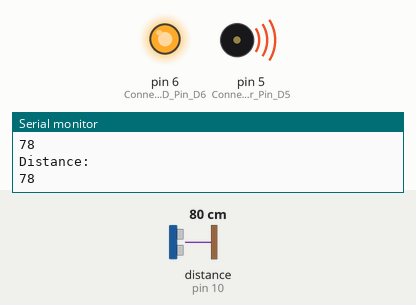
Recording of a sketch running on a simulated Arduino Uno, built with avr-gcc and run on an emulated ATmega328P. On the bench: output pins drawn as LEDs (lit = HIGH), buzzer (waves = sounding, pin HIGH), the last lines printed to the serial monitor. Wiring (inferred from the names in the program): ultrasonic range finder: trigger pin 9; echo pin 10. Inputs (shaded band) come from the test bench; at power-on: distance to the obstacle (sensor on pin 10) 80 cm. The echo pulse lasts 58.3 µs per cm; pins used as bus, display or sensor lines are not drawn.

Above: at 1.2 s.
1.3 s: distance to the obstacle (sensor on pin 10) set to 148 cm
2.8 s: distance to the obstacle (sensor on pin 10) set to 155 cm
At 4.2 s:
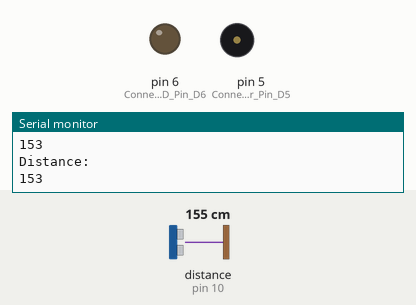
4.5 s: distance to the obstacle (sensor on pin 10) set to 2 cm
At 5.7 s:
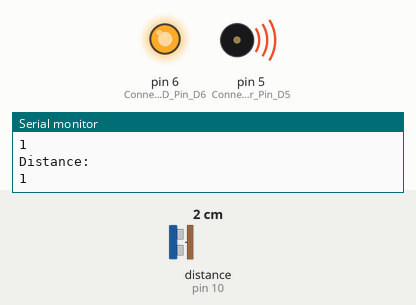
6.1 s: distance to the obstacle (sensor on pin 10) set to 250 cm
At 6.7 s:
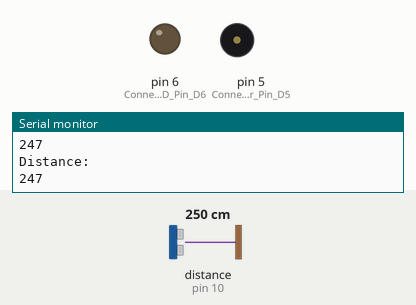
Timing chart, 0 to 8.7 s (numbered marks = the images above; inputs shaded):
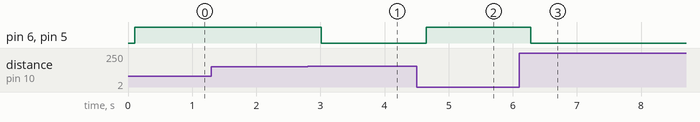

Measured:
- the behaviour switches between 151 and 152 cm on distance to the obstacle (sensor on pin 10) (found by bisection; images 0 and 1)
- after the input at 2.8 s, pin 6 (Connect_LED_Pin_D6), pin 5 (Connect_Buzzer_Pin_D5): HIGH → LOW after 0.21 s
- after the input at 4.5 s, pin 6 (Connect_LED_Pin_D6), pin 5 (Connect_Buzzer_Pin_D5): LOW → HIGH after 0.15 s
- after the input at 6.1 s, pin 6 (Connect_LED_Pin_D6), pin 5 (Connect_Buzzer_Pin_D5): HIGH → LOW after 0.18 s

The sketch:

arduino1.ino
```cpp
const int trigPin = 9;
const int echoPin = 10;
long duration;
int distanceCm, distanceInch;
void setup()
{

 Serial.begin(9600);
 pinMode(trigPin, OUTPUT);
 pinMode(echoPin, INPUT);

 pinMode(6, OUTPUT); // Connect LED Pin D6
 pinMode(5, OUTPUT); // Connect Buzzer Pin D5

}
void loop()
{
digitalWrite(trigPin, LOW);
delayMicroseconds(2);
digitalWrite(trigPin, HIGH);
delayMicroseconds(10);
digitalWrite(trigPin, LOW);
duration = pulseIn(echoPin, HIGH);
distanceCm= duration*0.034/2;
distanceInch = duration*0.0133/2;
Serial.println("Distance: ");
Serial.println(distanceCm);
delay (100);
// See the Ultrasonic Sensor Value in Serial Monitor


if(distanceCm < 150)  // You can Change the value
{

  digitalWrite(5, HIGH);  // Buzzer ON
  digitalWrite(6, HIGH);  // LED ON

}

else
{    digitalWrite(5,LOW);  // Buzzer OFF
    digitalWrite(6,LOW);  // LED OFF
}
}
```
